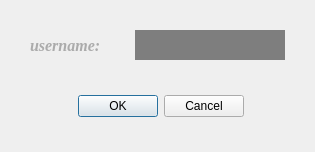
<?xml version="1.0" encoding="UTF-8"?>
<ui version="4.0">
 <class>select_user</class>
 <widget class="QDialog" name="select_user">
  <property name="geometry">
   <rect>
    <x>0</x>
    <y>0</y>
    <width>315</width>
    <height>152</height>
   </rect>
  </property>
  <property name="minimumSize">
   <size>
    <width>315</width>
    <height>152</height>
   </size>
  </property>
  <property name="maximumSize">
   <size>
    <width>315</width>
    <height>152</height>
   </size>
  </property>
  <property name="windowTitle">
   <string>Dialog</string>
  </property>
  <property name="styleSheet">
   <string notr="true"/>
  </property>
  <widget class="QDialogButtonBox" name="buttonBox">
   <property name="geometry">
    <rect>
     <x>78</x>
     <y>90</y>
     <width>166</width>
     <height>32</height>
    </rect>
   </property>
   <property name="cursor">
    <cursorShape>PointingHandCursor</cursorShape>
   </property>
   <property name="styleSheet">
    <string notr="true"/>
   </property>
   <property name="orientation">
    <enum>Qt::Horizontal</enum>
   </property>
   <property name="standardButtons">
    <set>QDialogButtonBox::Cancel|QDialogButtonBox::Ok</set>
   </property>
  </widget>
  <widget class="QLineEdit" name="lineEdit">
   <property name="geometry">
    <rect>
     <x>135</x>
     <y>30</y>
     <width>150</width>
     <height>30</height>
    </rect>
   </property>
   <property name="font">
    <font>
     <family>Georgia</family>
     <pointsize>12</pointsize>
     <weight>75</weight>
     <bold>true</bold>
    </font>
   </property>
   <property name="toolTip">
    <string>username</string>
   </property>
   <property name="styleSheet">
    <string notr="true">background-color: rgb(126, 126, 126);
selection-color: rgb(255, 255, 255);
selection-background-color: rgb(0, 0, 0);
color: rgb(0, 0, 0);</string>
   </property>
   <property name="frame">
    <bool>false</bool>
   </property>
  </widget>
  <widget class="QLabel" name="label">
   <property name="geometry">
    <rect>
     <x>30</x>
     <y>30</y>
     <width>100</width>
     <height>30</height>
    </rect>
   </property>
   <property name="font">
    <font>
     <family>Georgia</family>
     <pointsize>12</pointsize>
     <weight>75</weight>
     <italic>true</italic>
     <bold>true</bold>
    </font>
   </property>
   <property name="styleSheet">
    <string notr="true">color: rgb(171, 171, 171);</string>
   </property>
   <property name="text">
    <string>username:</string>
   </property>
  </widget>
 </widget>
 <resources/>
 <connections>
  <connection>
   <sender>buttonBox</sender>
   <signal>accepted()</signal>
   <receiver>select_user</receiver>
   <slot>accept()</slot>
   <hints>
    <hint type="sourcelabel">
     <x>248</x>
     <y>254</y>
    </hint>
    <hint type="destinationlabel">
     <x>157</x>
     <y>274</y>
    </hint>
   </hints>
  </connection>
  <connection>
   <sender>buttonBox</sender>
   <signal>rejected()</signal>
   <receiver>select_user</receiver>
   <slot>reject()</slot>
   <hints>
    <hint type="sourcelabel">
     <x>316</x>
     <y>260</y>
    </hint>
    <hint type="destinationlabel">
     <x>286</x>
     <y>274</y>
    </hint>
   </hints>
  </connection>
 </connections>
</ui>
